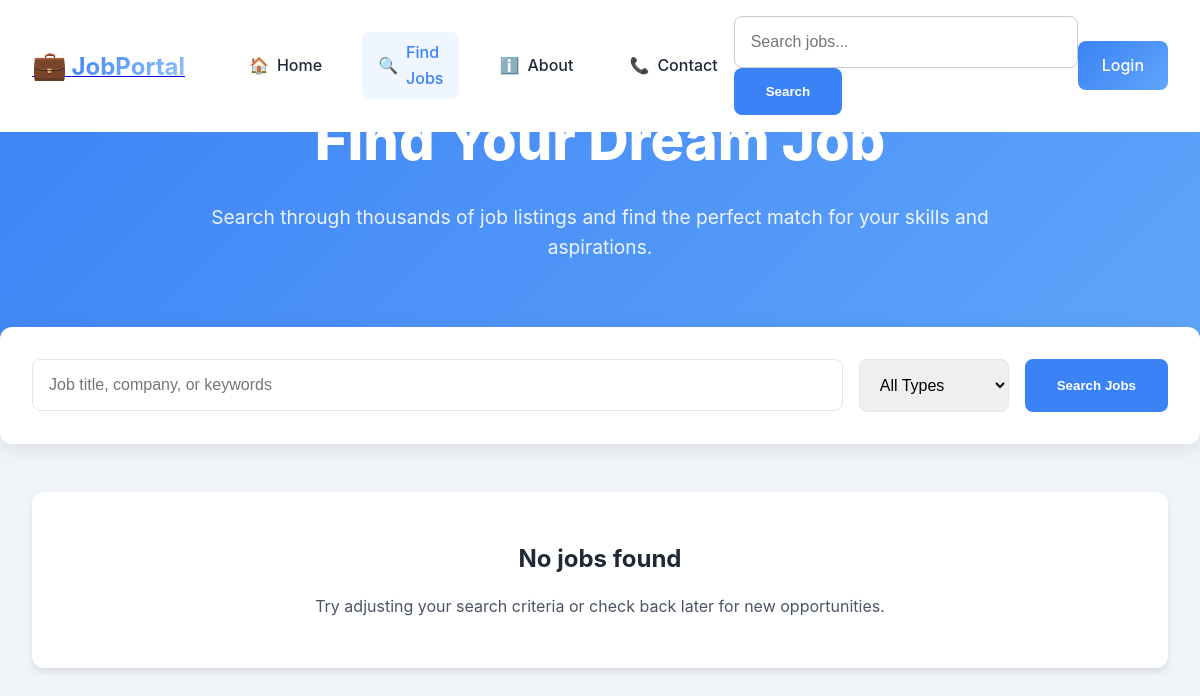
The page /jobs/ on the database as committed earlier.
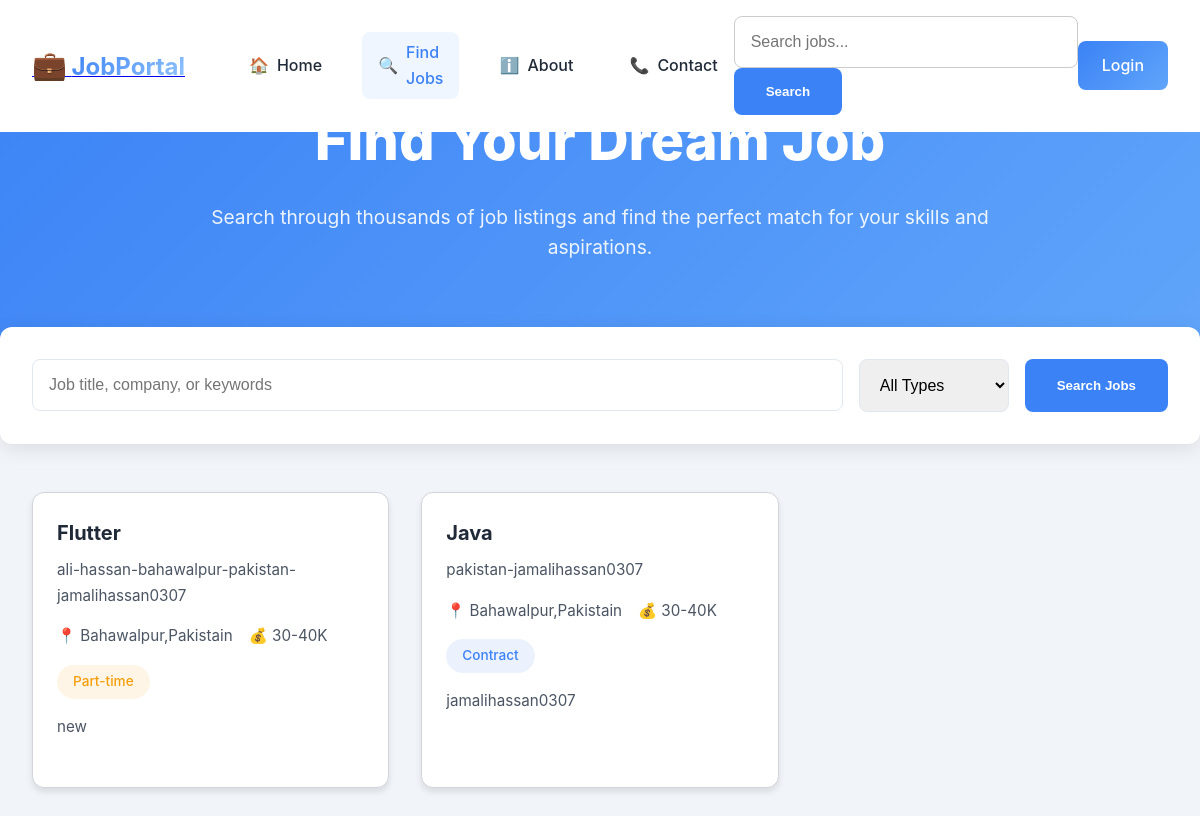
The same page on the database as committed later.
### jobs/models.py (models this page shows, shortened)
class Job(models.Model):
    JOB_TYPES = [
        ('Full-time', 'Full-time'),
        ('Part-time', 'Part-time'),
        ('Contract', 'Contract'),
        ('Freelance', 'Freelance'),
        ('Remote', 'Remote'),
    ]
    job_title = models.CharField(max_length=255)
    company = models.CharField(max_length=255)
    company_url = models.CharField(max_length=255)
    location = models.CharField(max_length=255)
    job_type = models.CharField(max_length=100, choices=JOB_TYPES)
    salary = models.CharField(max_length=100)
    description = models.TextField(null=True, blank=True)
    created_by = models.ForeignKey(User, on_delete=models.CASCADE)
    created_at = models.DateTimeField(auto_now_add=True)
    updated_at = models.DateTimeField(auto_now=True)

### jobs/views.py (the view)
# urls.py: path('jobs/', views.jobs_list, name='jobs'),
def jobs_list(request):
    jobs = Job.objects.all()
    search_query = request.GET.get('search', '')
    job_type = request.GET.get('type', 'All')
    if search_query:
        jobs = jobs.filter(job_title__icontains=search_query)
    if job_type != 'All':
        jobs = jobs.filter(job_type=job_type)
    return render(request, 'jobs/jobs.html', {'jobs': jobs})

### jobs/templates/jobs/jobs.html (shortened to what this page needs)
{% extends 'jobs/base.html' %}
{% load static %}
{% block extra_css %}
<link rel="stylesheet" href="{% static 'css/pages/Jobs.css' %}">
{% endblock %}
{% block content %}
<div class="jobs-container">
    <div class="jobs-hero">
        <div class="jobs-hero-content">
            <h1>Find Your Dream Job</h1>
            <p>Search through thousands of job listings and find the perfect match for your skills and aspirations.</p>
        </div>
    </div>
    <div class="jobs-filters">
        <form method="GET" action="{% url 'jobs' %}" class="search-form">
            <div class="search-inputs">
                <div class="search-group">
                    <input type="text" name="search" placeholder="Job title, company, or keywords" value="{{ search_query }}" class="search-input">
                </div>
                <div class="filter-group">
                    <select name="type" class="job-type-select">
                        <option value="All" {% if job_type == 'All' %}selected{% endif %}>All Types</option>
                    </select>
                    <button type="submit" class="search-btn">Search Jobs</button>
                </div>
            </div>
        </form>
    </div>
    <div class="jobs-main">
        <div class="jobs-grid">
            {% if jobs %}
                {% for job in jobs %}
                <div class="job-card">
                    <div class="job-header">
                        <h3>{{ job.job_title }}</h3>
                        <span class="company">{{ job.company }}</span>
                    </div>
                    <div class="job-details">
                        <span class="location">📍 {{ job.location }}</span>
                        <span class="salary">💰 {{ job.salary }}</span>
                        <span class="job-type {{ job.job_type|lower }}">{{ job.job_type }}</span>
                    </div>
                    <div class="job-description">
                        <p>{{ job.description|truncatewords:30 }}</p>
                    </div>
                </div>
                {% endfor %}
            {% else %}
                <div class="no-jobs">
                    <h3>No jobs found</h3>
                    <p>Try adjusting your search criteria or check back later for new opportunities.</p>
                </div>
            {% endif %}
        </div>
    </div>
</div>
{% endblock %}

### jobs/templates/jobs/base.html (shortened to what this page needs)
<!DOCTYPE html>
<html lang="en">
<head>
    {% load static %}
    <link rel="stylesheet" href="{% static 'css/common.css' %}">
    <link rel="stylesheet" href="{% static 'css/components/NavBar.css' %}">
    <link rel="stylesheet" href="{% static 'css/components/JobCard.css' %}">
    {% block extra_css %}{% endblock %}
</head>
<body>
    <div class="app-container">
        <nav class="navbar">
            <div class="nav-content">
                <div class="nav-brand">
                    <a href="{% url 'home' %}">
                        <span class="brand-icon">💼</span>
                        <span class="brand-text">JobPortal</span>
                    </a>
                </div>
                <div class="nav-menu">
                    <div class="nav-links">
                        <a href="{% url 'home' %}" class="nav-link {% if request.path == '/' %}active{% endif %}">
                            <span class="nav-icon">🏠</span>
                            <span>Home</span>
                        </a>
                        <a href="{% url 'jobs' %}" class="nav-link {% if request.path == '/jobs/' %}active{% endif %}">
                            <span class="nav-icon">🔍</span>
                            <span>Find Jobs</span>
                        </a>
                        <a href="{% url 'about' %}" class="nav-link {% if request.path == '/about/' %}active{% endif %}">
                            <span class="nav-icon">ℹ️</span>
                            <span>About</span>
                        </a>
                        <a href="{% url 'contact' %}" class="nav-link {% if request.path == '/contact/' %}active{% endif %}">
                            <span class="nav-icon">📞</span>
                            <span>Contact</span>
                        </a>
                    </div>
                    <div class="nav-search">
                        <form action="{% url 'jobs' %}" method="GET" class="search-form">
                            <input type="text" name="search" placeholder="Search jobs..." class="search-input">
                            <button type="submit" class="search-btn">Search</button>
                        </form>
                    </div>
                    <div class="nav-auth">
                        {% if user.is_authenticated %}
                            <a href="{% url 'profile' %}" class="profile-btn">Profile</a>
                            <a href="{% url 'logout' %}" class="logout-btn">Logout</a>
                        {% else %}
                            <a href="{% url 'login' %}" class="login-btn">Login</a>
                        {% endif %}
                    </div>
                </div>
            </div>
        </nav>
        <main id="main-content">
            {% block content %}{% endblock %}
        </main>
    </div>
</body>
</html>

### static/css/common.css (style rules this page uses)
:root { --primary-color: #3b82f6; --secondary-color: #60a5fa; --accent-color: #93c5fd; --background-color: #f1f5f9; --card-bg: #ffffff; --text-primary: #1f2937; --text-secondary: #4b5563; --border-color: #d1d5db; --success: #10b981; --warning: #f59e0b; --error: #ef4444; }
* { margin: 0; padding: 0; box-sizing: border-box; }
body { font-family: "Inter", -apple-system, BlinkMacSystemFont, sans-serif; background-color: var(--background-color); color: var(--text-primary); line-height: 1.6; transition: background-color 0.3s ease, color 0.3s ease; }

### static/css/components/NavBar.css (style rules this page uses)
.navbar { background: var(--card-bg); backdrop-filter: blur(8px); position: fixed; top: 0; left: 0; right: 0; z-index: 1000; padding: 1rem 2rem; border-bottom: 1px solid rgba(255, 255, 255, 0.1); }
.nav-content { max-width: 1400px; margin: 0 auto; display: flex; align-items: center; gap: 3rem; }
.nav-brand { display: flex; align-items: center; gap: 0.75rem; text-decoration: none; }
.brand-icon { font-size: 1.75rem; }
.brand-text { font-size: 1.5rem; font-weight: 700; background: linear-gradient( 135deg, var(--primary-color), var(--accent-color) ); -webkit-background-clip: text; -webkit-text-fill-color: transparent; }
.nav-menu { display: flex; align-items: center; justify-content: space-between; flex: 1; }
.nav-links { display: flex; align-items: center; gap: 1.5rem; }
.nav-link { color: var(--text-primary); text-decoration: none; font-weight: 500; padding: 0.5rem 1rem; border-radius: 8px; transition: all 0.3s ease; display: flex; align-items: center; gap: 0.5rem; }
.nav-link:hover, .nav-link.active { color: var(--primary-color); background: rgba(96, 165, 250, 0.1); }
.nav-search { border-color: red; position: relative; max-width: 400px; width: 100%; }
.nav-search .search-input { border-color: initial; border: 1px solid #ccc; }
.search-input { width: 100%; padding: 0.75rem 1rem; border-radius: 8px; border: 1px solid rgba(255, 255, 255, 0.1); background: rgba(255, 255, 255, 0.05); color: var(--text-primary); font-size: 0.95rem; transition: all 0.3s ease; }
.nav-auth { display: flex; align-items: center; gap: 1rem; }
.login-btn { padding: 0.75rem 1.5rem; background: linear-gradient( 135deg, var(--primary-color), var(--secondary-color) ); color: white; text-decoration: none; border-radius: 8px; font-weight: 500; transition: all 0.3s ease; }

### static/css/components/JobCard.css (style rules this page uses)
.job-card { background: var(--card-bg); border-radius: 12px; padding: 1.5rem; border: 1px solid var(--border-color); transition: all 0.3s ease; }
.job-type { padding: 0.4rem 1rem; border-radius: 20px; font-size: 0.85rem; font-weight: 500; }
.job-type.part-time { background: rgba(245, 158, 11, 0.1); color: var(--warning); }
.job-type.contract { background: rgba(59, 130, 246, 0.1); color: var(--accent-color); }
.location { display: flex; align-items: center; gap: 0.5rem; color: var(--text-secondary); font-size: 0.95rem; }

Rows that differ between the two databases and show on the page:
added Job: job_title "Flutter", company "ali-hassan-bahawalpur-pakistan-jamalihassan0307", location "Bahawalpur,Pakistain", salary "30-40K", job_type "Part-time", description "new"
added Job: job_title "Java", company "pakistan-jamalihassan0307", location "Bahawalpur,Pakistain", salary "30-40K", job_type "Contract", description "jamalihassan0307"
Other text that changed with them:
text no longer shown: "No jobs found Try adjusting your search criteria or check back later for new opportunities."
